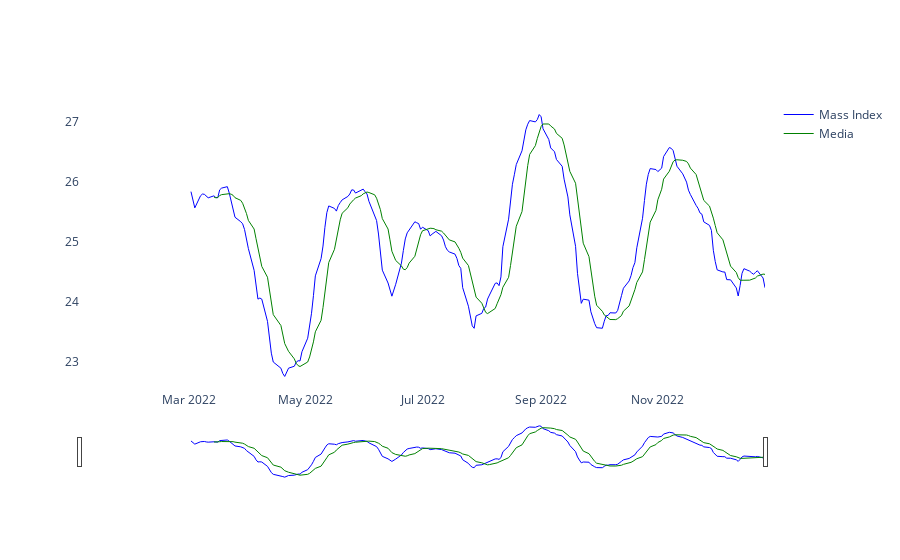

Notebook code for this chart:
### Code cell
fig = go.Figure()

fig.add_trace(
    go.Scatter(
        name="Mass Index",
        x=df.index,
        y=mi_list,
        line=dict(color='blue', width=1))
)
fig.add_trace(
    go.Scatter(
        name="Media",
        x=df.index,
        y=media_mi,
        line=dict(color='green', width=1))
)

fig.update_layout(xaxis_rangeslider_visible=True)
fig.update_layout(paper_bgcolor='rgba(0,0,0,0)', plot_bgcolor='rgba(0,0,0,0)')

### Figure 1 — Plotly figure (JSON) as saved in the notebook; plotly's stock layout.template omitted (floating-point values rounded to 4 significant figures; data arrays with more than 128 entries replaced by an {"elided": "..."} marker saying what was removed)
{"data": [{"line": {"color": "blue", "width": 1}, "name": "Mass Index", "type": "scatter", "x": {"elided": "248 str values"}, "y": {"elided": "248 float values"}}, {"line": {"color": "green", "width": 1}, "name": "Media", "type": "scatter", "x": {"elided": "248 str values"}, "y": {"elided": "248 float values"}}], "layout": {"paper_bgcolor": "rgba(0,0,0,0)", "plot_bgcolor": "rgba(0,0,0,0)", "xaxis": {"rangeslider": {"visible": true}}}}
